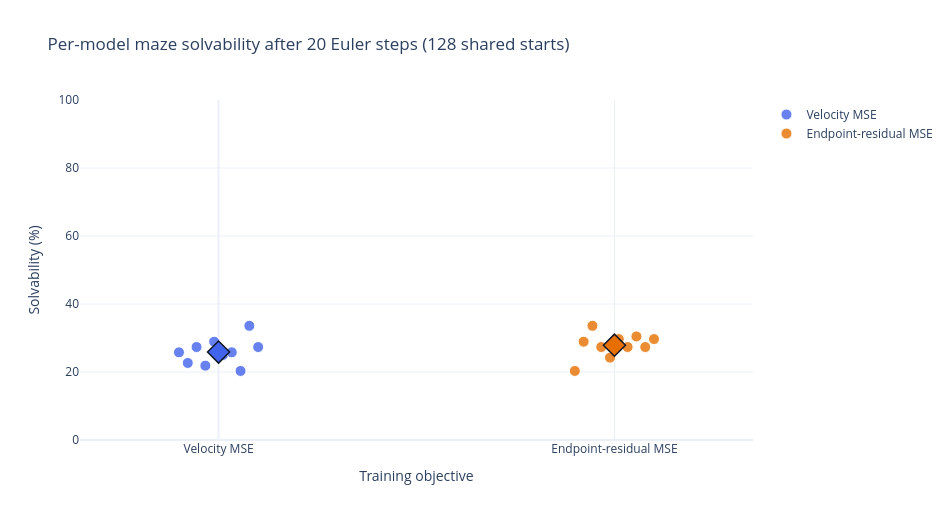
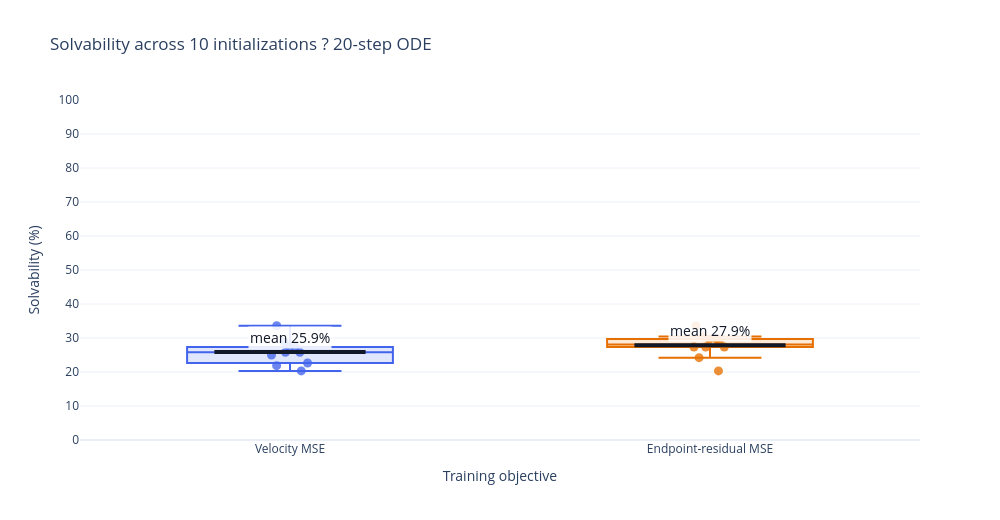

Notebook code cell kept with these figures, in order:
### Markdown cell above
## 6. Solvability after 20-step ODE sampling

Evaluate every trained model on the same Gaussian initial states with exactly 20 explicit Euler steps. Each model's solvability percentage estimates its expected success rate over generated mazes.

The scatter plot shows the 20 per-model estimates. The box plot compares the distributions across initializations; a dark horizontal mark and label show each objective's mean.

### Code cell
N_METRIC_SAMPLES = 128
ODE_STEPS = 20


@torch.no_grad()
def sample_flow(candidate, initial_state, steps=ODE_STEPS):
    candidate.eval()
    state = initial_state.detach().clone()
    dt = 1.0 / steps
    for step in range(steps):
        t = step / steps
        times = torch.full((state.shape[0],), t * TIME_EMBEDDING_SCALE, device=DEVICE)
        state = state + dt * candidate(state, times)
    return state


evaluation_rng = torch.Generator(device=DEVICE).manual_seed(SEED + 501)
evaluation_initial_states = torch.randn(
    N_METRIC_SAMPLES,
    EMBEDDING_DIM,
    32,
    32,
    generator=evaluation_rng,
    device=DEVICE,
    dtype=binary_embeddings.dtype,
)
evaluation_progress = widgets.IntProgress(
    value=0,
    min=0,
    max=len(models),
    description="Solvability",
    bar_style="info",
    style={"description_width": "initial"},
    layout=widgets.Layout(width="100%"),
)
display(evaluation_progress)
solvability_results = {}
for model_index, (name, candidate) in enumerate(models.items(), start=1):
    continuous = sample_flow(candidate, evaluation_initial_states, steps=ODE_STEPS)
    generated_mazes = (
        torch.einsum("bdhw,kd->bkhw", continuous, binary_embeddings)
        .argmax(dim=1)
        .cpu()
        .numpy()
        .astype(np.uint8)
    )
    solved = np.asarray([solvability_rate([maze]) == 1.0 for maze in generated_mazes])
    solvability_results[name] = {
        "objective": MODEL_META[name]["objective"],
        "replicate": MODEL_META[name]["replicate"],
        "solvable": solved,
        "mazes": generated_mazes,
        "rate": float(solved.mean()),
    }
    evaluation_progress.value = model_index

# Per-model Monte Carlo estimates as percentages.
scatter_fig = go.Figure()
for objective_index, objective in enumerate(OBJECTIVES):
    entries = [
        (name, result)
        for name, result in solvability_results.items()
        if result["objective"] == objective
    ]
    jitter = np.linspace(-0.10, 0.10, len(entries))
    scatter_fig.add_scatter(
        x=objective_index + jitter,
        y=[100 * result["rate"] for _, result in entries],
        mode="markers",
        name=OBJECTIVE_LABELS[objective],
        marker=dict(
            size=11,
            color=OBJECTIVE_COLORS[objective],
            opacity=0.8,
            line=dict(color="white", width=1),
        ),
        customdata=[[name, result["replicate"]] for name, result in entries],
        hovertemplate="%{customdata[0]} (replicate %{customdata[1]})<br>solvability=%{y:.1f}%<extra></extra>",
    )
    objective_rates = [100 * result["rate"] for _, result in entries]
    scatter_fig.add_scatter(
        x=[objective_index],
        y=[np.mean(objective_rates)],
        mode="markers",
        name=f"{OBJECTIVE_LABELS[objective]} mean",
        marker=dict(
            size=17,
            symbol="diamond",
            color=OBJECTIVE_COLORS[objective],
            line=dict(color="#111827", width=1.5),
        ),
        hovertemplate=f"Mean {OBJECTIVE_LABELS[objective]}<br>%{{y:.1f}}%<extra></extra>",
        showlegend=False,
    )
scatter_fig.update_layout(
    title=f"Per-model maze solvability after {ODE_STEPS} Euler steps ({N_METRIC_SAMPLES} shared starts)",
    xaxis=dict(
        title="Training objective",
        tickmode="array",
        tickvals=[0, 1],
        ticktext=[OBJECTIVE_LABELS[name] for name in OBJECTIVES],
        range=[-0.35, 1.35],
    ),
    yaxis=dict(title="Solvability (%)", range=[0, 100]),
    template="plotly_white",
    width=950,
    height=520,
)
scatter_fig.show()

# Model-level solvability distributions: box plots with explicit horizontal mean marks.
box_fig = go.Figure()
for objective_index, objective in enumerate(OBJECTIVES):
    entries = [
        (name, result)
        for name, result in solvability_results.items()
        if result["objective"] == objective
    ]
    values = np.asarray([100 * result["rate"] for _, result in entries])
    labels = [f"{name} ? replicate {result['replicate']}" for name, result in entries]
    color = OBJECTIVE_COLORS[objective]
    box_fig.add_trace(
        go.Box(
            x=[objective_index] * len(values),
            y=values,
            name=OBJECTIVE_LABELS[objective],
            boxpoints="all",
            jitter=0.22,
            pointpos=0,
            marker=dict(color=color, size=9, opacity=0.78),
            line=dict(color=color, width=2),
            fillcolor=f"rgba({int(color[1:3], 16)},{int(color[3:5], 16)},{int(color[5:7], 16)},0.16)",
            customdata=np.asarray(labels)[:, None],
            hovertemplate="%{customdata[0]}<br>Solvability: %{y:.1f}%<extra></extra>",
            showlegend=False,
        )
    )
    mean_value = float(values.mean())
    box_fig.add_shape(
        type="line",
        x0=objective_index - 0.18,
        x1=objective_index + 0.18,
        y0=mean_value,
        y1=mean_value,
        xref="x",
        yref="y",
        line=dict(color="#111827", width=4),
    )
    box_fig.add_annotation(
        x=objective_index,
        y=mean_value,
        text=f"mean {mean_value:.1f}%",
        showarrow=False,
        yshift=15,
        font=dict(size=14, color="#111827"),
        bgcolor="rgba(255,255,255,0.88)",
    )
box_fig.update_layout(
    title=f"Solvability across 10 initializations ? {ODE_STEPS}-step ODE",
    xaxis=dict(
        title="Training objective",
        tickmode="array",
        tickvals=[0, 1],
        ticktext=[OBJECTIVE_LABELS[name] for name in OBJECTIVES],
        range=[-0.5, 1.5],
    ),
    yaxis=dict(title="Solvability (%)", range=[0, 100], dtick=10),
    template="plotly_white",
    width=1000,
    height=520,
)
box_fig.show()

### Figure 1 — Plotly figure (JSON) as saved in the notebook; plotly's stock layout.template omitted (floating-point values rounded to 4 significant figures)
{"data": [{"customdata": [["velocity_01", 1], ["velocity_02", 2], ["velocity_03", 3], ["velocity_04", 4], ["velocity_05", 5], ["velocity_06", 6], ["velocity_07", 7], ["velocity_08", 8], ["velocity_09", 9], ["velocity_10", 10]], "hovertemplate": "%{customdata[0]} (replicate %{customdata[1]})<br>solvability=%{y:.1f}%<extra></extra>", "marker": {"color": "#4263eb", "line": {"color": "white", "width": 1}, "opacity": 0.8, "size": 11}, "mode": "markers", "name": "Velocity MSE", "type": "scatter", "x": [-0.1, -0.07778, -0.05556, -0.03333, -0.01111, 0.01111, 0.03333, 0.05556, 0.07778, 0.1], "y": [25.78, 22.66, 27.34, 21.88, 28.91, 25, 25.78, 20.31, 33.59, 27.34]}, {"hovertemplate": "Mean Velocity MSE<br>%{y:.1f}%<extra></extra>", "marker": {"color": "#4263eb", "line": {"color": "#111827", "width": 1.5}, "size": 17, "symbol": "diamond"}, "mode": "markers", "name": "Velocity MSE mean", "showlegend": false, "type": "scatter", "x": [0], "y": [25.86]}, {"customdata": [["endpoint_residual_01", 1], ["endpoint_residual_02", 2], ["endpoint_residual_03", 3], ["endpoint_residual_04", 4], ["endpoint_residual_05", 5], ["endpoint_residual_06", 6], ["endpoint_residual_07", 7], ["endpoint_residual_08", 8], ["endpoint_residual_09", 9], ["endpoint_residual_10", 10]], "hovertemplate": "%{customdata[0]} (replicate %{customdata[1]})<br>solvability=%{y:.1f}%<extra></extra>", "marker": {"color": "#e76f00", "line": {"color": "white", "width": 1}, "opacity": 0.8, "size": 11}, "mode": "markers", "name": "Endpoint-residual MSE", "type": "scatter", "x": [0.9, 0.9222, 0.9444, 0.9667, 0.9889, 1.011, 1.033, 1.056, 1.078, 1.1], "y": [20.31, 28.91, 33.59, 27.34, 24.22, 29.69, 27.34, 30.47, 27.34, 29.69]}, {"hovertemplate": "Mean Endpoint-residual MSE<br>%{y:.1f}%<extra></extra>", "marker": {"color": "#e76f00", "line": {"color": "#111827", "width": 1.5}, "size": 17, "symbol": "diamond"}, "mode": "markers", "name": "Endpoint-residual MSE mean", "showlegend": false, "type": "scatter", "x": [1], "y": [27.89]}], "layout": {"height": 520, "title": {"text": "Per-model maze solvability after 20 Euler steps (128 shared starts)"}, "width": 950, "xaxis": {"range": [-0.35, 1.35], "tickmode": "array", "ticktext": ["Velocity MSE", "Endpoint-residual MSE"], "tickvals": [0, 1], "title": {"text": "Training objective"}}, "yaxis": {"range": [0, 100], "title": {"text": "Solvability (%)"}}}}

### Figure 2 — Plotly figure (JSON) as saved in the notebook; plotly's stock layout.template omitted (floating-point values rounded to 4 significant figures)
{"data": [{"boxpoints": "all", "customdata": [["velocity_01 ? replicate 1"], ["velocity_02 ? replicate 2"], ["velocity_03 ? replicate 3"], ["velocity_04 ? replicate 4"], ["velocity_05 ? replicate 5"], ["velocity_06 ? replicate 6"], ["velocity_07 ? replicate 7"], ["velocity_08 ? replicate 8"], ["velocity_09 ? replicate 9"], ["velocity_10 ? replicate 10"]], "fillcolor": "rgba(66,99,235,0.16)", "hovertemplate": "%{customdata[0]}<br>Solvability: %{y:.1f}%<extra></extra>", "jitter": 0.22, "line": {"color": "#4263eb", "width": 2}, "marker": {"color": "#4263eb", "opacity": 0.78, "size": 9}, "name": "Velocity MSE", "pointpos": 0, "showlegend": false, "type": "box", "x": [0, 0, 0, 0, 0, 0, 0, 0, 0, 0], "y": [25.78, 22.66, 27.34, 21.88, 28.91, 25.0, 25.78, 20.31, 33.59, 27.34]}, {"boxpoints": "all", "customdata": [["endpoint_residual_01 ? replicate 1"], ["endpoint_residual_02 ? replicate 2"], ["endpoint_residual_03 ? replicate 3"], ["endpoint_residual_04 ? replicate 4"], ["endpoint_residual_05 ? replicate 5"], ["endpoint_residual_06 ? replicate 6"], ["endpoint_residual_07 ? replicate 7"], ["endpoint_residual_08 ? replicate 8"], ["endpoint_residual_09 ? replicate 9"], ["endpoint_residual_10 ? replicate 10"]], "fillcolor": "rgba(231,111,0,0.16)", "hovertemplate": "%{customdata[0]}<br>Solvability: %{y:.1f}%<extra></extra>", "jitter": 0.22, "line": {"color": "#e76f00", "width": 2}, "marker": {"color": "#e76f00", "opacity": 0.78, "size": 9}, "name": "Endpoint-residual MSE", "pointpos": 0, "showlegend": false, "type": "box", "x": [1, 1, 1, 1, 1, 1, 1, 1, 1, 1], "y": [20.31, 28.91, 33.59, 27.34, 24.22, 29.69, 27.34, 30.47, 27.34, 29.69]}], "layout": {"annotations": [{"bgcolor": "rgba(255,255,255,0.88)", "font": {"color": "#111827", "size": 14}, "showarrow": false, "text": "mean 25.9%", "x": 0, "y": 25.86, "yshift": 15}, {"bgcolor": "rgba(255,255,255,0.88)", "font": {"color": "#111827", "size": 14}, "showarrow": false, "text": "mean 27.9%", "x": 1, "y": 27.89, "yshift": 15}], "height": 520, "shapes": [{"line": {"color": "#111827", "width": 4}, "type": "line", "x0": -0.18, "x1": 0.18, "xref": "x", "y0": 25.86, "y1": 25.86, "yref": "y"}, {"line": {"color": "#111827", "width": 4}, "type": "line", "x0": 0.82, "x1": 1.18, "xref": "x", "y0": 27.89, "y1": 27.89, "yref": "y"}], "title": {"text": "Solvability across 10 initializations ? 20-step ODE"}, "width": 1000, "xaxis": {"range": [-0.5, 1.5], "tickmode": "array", "ticktext": ["Velocity MSE", "Endpoint-residual MSE"], "tickvals": [0, 1], "title": {"text": "Training objective"}}, "yaxis": {"dtick": 10, "range": [0, 100], "title": {"text": "Solvability (%)"}}}}
